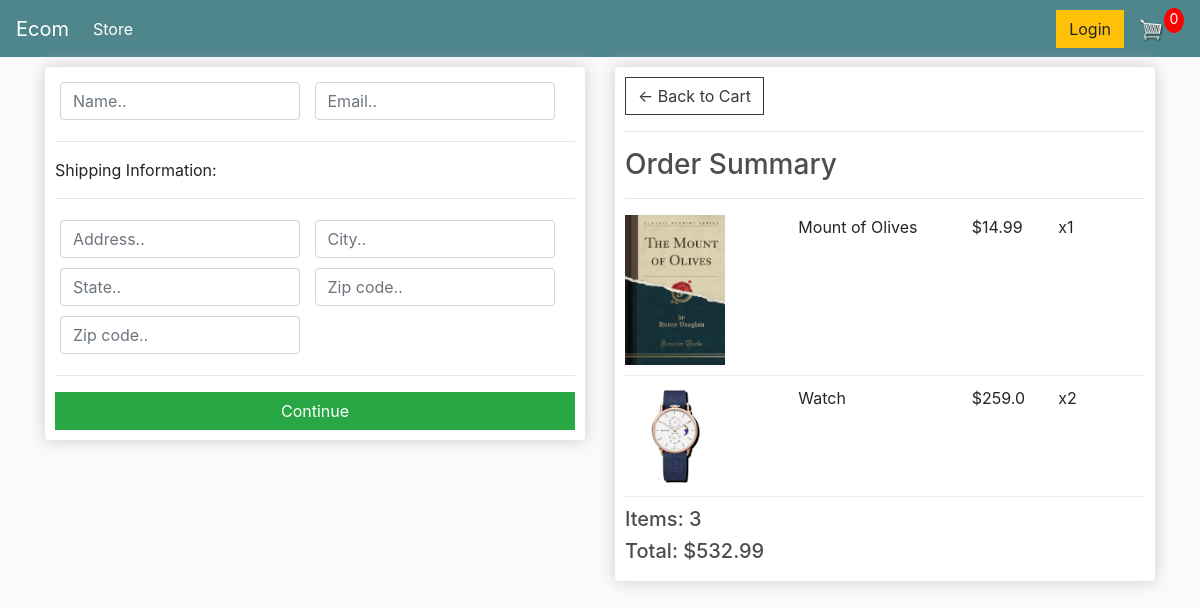
Screenshot of /checkout/ (signed in) with the database file from the repository.
### store/models.py (models this page shows, shortened)
class OrderItem(models.Model):
    product = models.ForeignKey(Product, on_delete=models.SET_NULL, blank=True, null=True)
    order = models.ForeignKey(Order, on_delete=models.SET_NULL, blank=True, null=True)
    quantity = models.IntegerField(default=0, null=True, blank=True)
    date_added = models.DateTimeField(auto_now_add=True)
    @property
    def get_total(self):
        total = self.product.price * self.quantity
        return total

class Product(models.Model):
    name = models.CharField(max_length=200, null=True)
    price = models.FloatField()
    digital = models.BooleanField(default=False, null=True, blank=False)
    image = models.ImageField(null=True, blank=True)
    @property
    def imageURL(self):
        try:
            url = self.image.url
        except:
            url = 'static/images/placeholder.png'
        return url

class Order(models.Model):
    customer = models.ForeignKey(Customer, on_delete=models.SET_NULL, blank=True, null=True)
    date_ordered =  models.DateTimeField(auto_now_add=True)
    complete = models.BooleanField(default=False, null=True, blank=False)
    transaction_id = models.CharField(max_length=200, null=True)
    @property
    def get_cart_total(self):
        orderitems = self.orderitem_set.all()
        total = sum([item.get_total for item in orderitems])
        return total
    @property
    def get_cart_items(self):
        orderitems = self.orderitem_set.all()
        total = sum([item.quantity for item in orderitems])
        return total

### store/views.py (the view)
# urls.py: path('checkout/', views.checkout, name="checkout"),
def checkout(request):
    if request.user.is_authenticated:
        customer = request.user.customer
        order, created = Order.objects.get_or_create(customer=customer, complete=False)
        items = order.orderitem_set.all()
    else:
        items = []
        order = {'get_cart_total': 0, 'get_cart_items': 0}
    context = {'items': items, 'order': order}
    return render(request, 'store/Checkout.html', context)

### store/templates/store/Checkout.html (shortened to what this page needs)
{% extends 'store/Main.html' %}
{% load static %}
{% block content %}
     <div class="row">
		<div class="col-lg-6">
			<div class="box-element" id="form-wrapper">
				<form id="form">
					<div id="user-info">
						<div class="form-field">
							<input required class="form-control" type="text" name="name" placeholder="Name..">
						</div>
						<div class="form-field">
							<input required class="form-control" type="email" name="email" placeholder="Email..">
						</div>
					</div>
					<div id="shipping-info">
						<hr>
						<p>Shipping Information:</p>
						<hr>
						<div class="form-field">
							<input class="form-control" type="text" name="address" placeholder="Address..">
						</div>
						<div class="form-field">
							<input class="form-control" type="text" name="city" placeholder="City..">
						</div>
						<div class="form-field">
							<input class="form-control" type="text" name="state" placeholder="State..">
						</div>
						<div class="form-field">
							<input class="form-control" type="text" name="zipcode" placeholder="Zip code..">
						</div>
						<div class="form-field">
							<input class="form-control" type="text" name="country" placeholder="Zip code..">
						</div>
					</div>
					<hr>
					<input id="form-button" class="btn btn-success btn-block" type="submit" value="Continue">
				</form>
			</div>
			<br>
		</div>
		<div class="col-lg-6">
			<div class="box-element">
				<a  class="btn btn-outline-dark" href="{% url 'cart' %}">&#x2190; Back to Cart</a>
				<hr>
				<h3>Order Summary</h3>
				<hr>
				{% for item in items %}
				<div class="cart-row">
					<div style="flex:2"><img class="row-image" src="{{item.product.imageURL}}" style="object-fit: cover;"></div>
					<div style="flex:2"><p>{{item.product.name}}</p></div>
					<div style="flex:1"><p>${{item.product.price}}</p></div>
					<div style="flex:1"><p>x{{item.quantity}}</p></div>
				</div>
				{% endfor %}
				<h5>Items:   {{order.get_cart_items}}</h5>
				<h5>Total:   ${{order.get_cart_total|floatformat:2}}</h5>
			</div>
		</div>
	</div>
{% endblock content %}

### static/css/main.css (style rules this page uses)
body { background-color: hsl(0, 0%, 98%); }
h1,h2,h3,h4,h5,h6 { color:hsl(0, 0%, 30%); }
.box-element { box-shadow:hsl(0, 0%, 80%) 0 0 16px; background-color: #fff; border-radius: 4px; padding: 10px; }
.col-lg-4, .col-lg-6, .col-lg-8, .col-lg-12 { margin-top: 10px; }
.btn { border-radius: 0; }
.row-image { width: 100px; }
.form-field { width:250px; display: inline-block; padding: 5px; }
.cart-row { display: flex; align-items: flex-stretch; padding-bottom: 10px; margin-bottom: 10px; border-bottom: 1px solid #ececec; }

### rows the page displays
OrderItem: product.imageURL (picture), product.name "Mount of Olives", product.price "14.99", quantity "1"
OrderItem: product.imageURL (picture), product.name "Watch", product.price "259.0", quantity "2"
Order: get_cart_items "3", get_cart_total "532.99"
